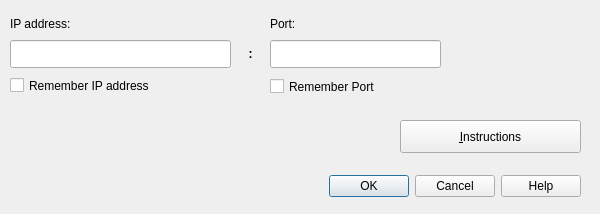
<?xml version="1.0" encoding="UTF-8"?>
<ui version="4.0">
 <class>ConnectDialog</class>
 <widget class="QDialog" name="ConnectDialog">
  <property name="geometry">
   <rect>
    <x>0</x>
    <y>0</y>
    <width>600</width>
    <height>214</height>
   </rect>
  </property>
  <property name="focusPolicy">
   <enum>Qt::StrongFocus</enum>
  </property>
  <property name="windowTitle">
   <string>Connect</string>
  </property>
  <property name="toolTip">
   <string/>
  </property>
  <property name="modal">
   <bool>true</bool>
  </property>
  <widget class="QDialogButtonBox" name="buttonBox">
   <property name="geometry">
    <rect>
     <x>20</x>
     <y>170</y>
     <width>561</width>
     <height>32</height>
    </rect>
   </property>
   <property name="focusPolicy">
    <enum>Qt::StrongFocus</enum>
   </property>
   <property name="orientation">
    <enum>Qt::Horizontal</enum>
   </property>
   <property name="standardButtons">
    <set>QDialogButtonBox::Cancel|QDialogButtonBox::Help|QDialogButtonBox::Ok</set>
   </property>
  </widget>
  <widget class="QLabel" name="portLabel">
   <property name="geometry">
    <rect>
     <x>270</x>
     <y>10</y>
     <width>121</width>
     <height>27</height>
    </rect>
   </property>
   <property name="text">
    <string>Port:</string>
   </property>
  </widget>
  <widget class="QLineEdit" name="connectPortLineEdit">
   <property name="geometry">
    <rect>
     <x>270</x>
     <y>40</y>
     <width>171</width>
     <height>28</height>
    </rect>
   </property>
   <property name="toolTip">
    <string>The port that adb uses to connect to the Android device</string>
   </property>
  </widget>
  <widget class="QLineEdit" name="ipAddressLineEdit">
   <property name="geometry">
    <rect>
     <x>10</x>
     <y>40</y>
     <width>221</width>
     <height>28</height>
    </rect>
   </property>
   <property name="toolTip">
    <string>The IP address of the Android device</string>
   </property>
   <property name="toolTipDuration">
    <number>-1</number>
   </property>
  </widget>
  <widget class="QLabel" name="colonLabel">
   <property name="geometry">
    <rect>
     <x>240</x>
     <y>40</y>
     <width>21</width>
     <height>27</height>
    </rect>
   </property>
   <property name="font">
    <font>
     <bold>true</bold>
    </font>
   </property>
   <property name="text">
    <string>:</string>
   </property>
   <property name="alignment">
    <set>Qt::AlignCenter</set>
   </property>
  </widget>
  <widget class="QPushButton" name="instructionPushButton">
   <property name="geometry">
    <rect>
     <x>400</x>
     <y>120</y>
     <width>181</width>
     <height>33</height>
    </rect>
   </property>
   <property name="toolTip">
    <string>Instructions on how to connect to an Android device</string>
   </property>
   <property name="text">
    <string>&amp;Instructions</string>
   </property>
  </widget>
  <widget class="QCheckBox" name="rememberIpAddressCheckBox">
   <property name="geometry">
    <rect>
     <x>10</x>
     <y>70</y>
     <width>231</width>
     <height>31</height>
    </rect>
   </property>
   <property name="toolTip">
    <string>Remember the IP address for next time (stored upon connect or pair)</string>
   </property>
   <property name="text">
    <string>Remember IP address</string>
   </property>
  </widget>
  <widget class="QLabel" name="ipAddressLabel">
   <property name="geometry">
    <rect>
     <x>10</x>
     <y>10</y>
     <width>121</width>
     <height>27</height>
    </rect>
   </property>
   <property name="text">
    <string>IP address:</string>
   </property>
  </widget>
  <widget class="QCheckBox" name="rememberConnectPortCheckBox">
   <property name="geometry">
    <rect>
     <x>270</x>
     <y>70</y>
     <width>201</width>
     <height>33</height>
    </rect>
   </property>
   <property name="toolTip">
    <string>Remember the port to connect to for next time (stored upon connect or pair)</string>
   </property>
   <property name="text">
    <string>Remember Port</string>
   </property>
  </widget>
 </widget>
 <tabstops>
  <tabstop>ipAddressLineEdit</tabstop>
  <tabstop>connectPortLineEdit</tabstop>
  <tabstop>rememberIpAddressCheckBox</tabstop>
  <tabstop>rememberConnectPortCheckBox</tabstop>
  <tabstop>instructionPushButton</tabstop>
 </tabstops>
 <resources/>
 <connections>
  <connection>
   <sender>buttonBox</sender>
   <signal>accepted()</signal>
   <receiver>ConnectDialog</receiver>
   <slot>accept()</slot>
   <hints>
    <hint type="sourcelabel">
     <x>248</x>
     <y>254</y>
    </hint>
    <hint type="destinationlabel">
     <x>157</x>
     <y>274</y>
    </hint>
   </hints>
  </connection>
  <connection>
   <sender>buttonBox</sender>
   <signal>rejected()</signal>
   <receiver>ConnectDialog</receiver>
   <slot>reject()</slot>
   <hints>
    <hint type="sourcelabel">
     <x>316</x>
     <y>260</y>
    </hint>
    <hint type="destinationlabel">
     <x>286</x>
     <y>274</y>
    </hint>
   </hints>
  </connection>
 </connections>
</ui>
